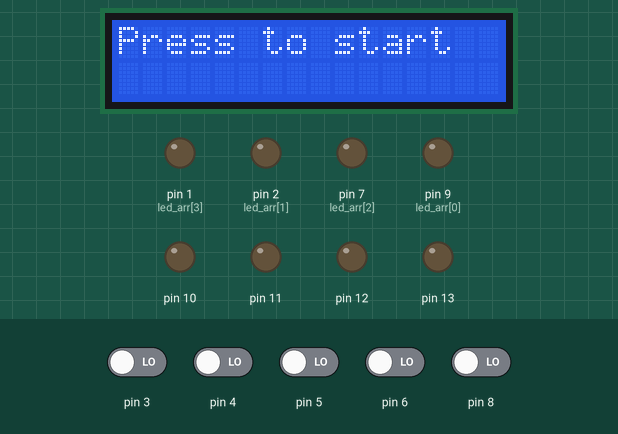
Simulated run of this sketch. Board: Arduino Uno, built with avr-gcc and run on an emulated ATmega328P. On the bench: 16×2 character LCD, output pins drawn as LEDs (lit = HIGH). The test bench sets the inputs (shaded band); at power-on: pin 3–6, pin 8 LOW. Random numbers use the default seed unless the sketch sets one.

Above: at 1.2 s.
1.3 s: pin 8 driven HIGH
At 3.3 s:
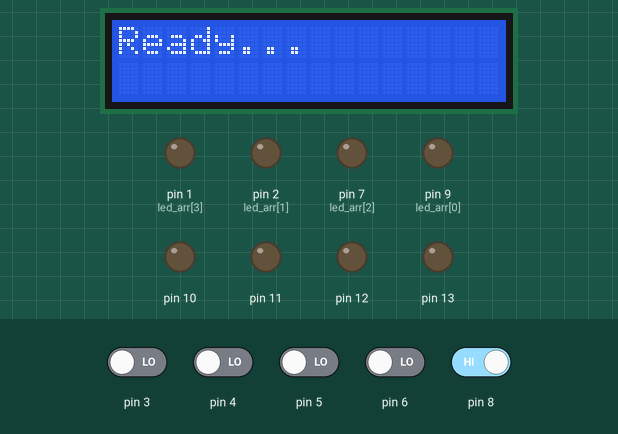
3.5 s: pin 4 driven HIGH
6.5 s: pin 5 driven HIGH
9.2 s: pin 5 driven LOW
At 12.1 s:
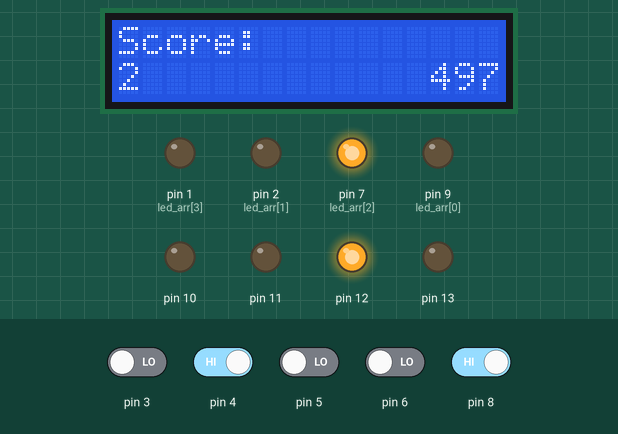
12.2 s: pin 4 driven LOW
At 14.2 s:
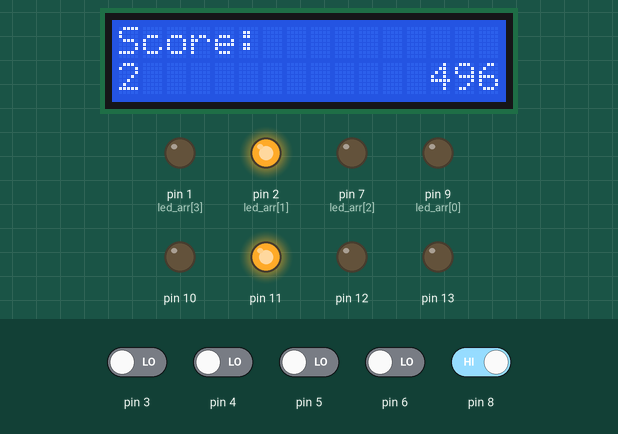
Timing chart, 0 to 29.3 s (numbered marks = the images above; inputs shaded):
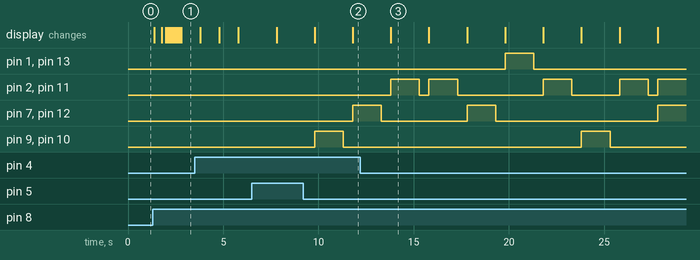

Measured:
- after the input at 1.3 s, the display: first changes after 0.07 s (image 1 shows a later state)
- after the input at 9.2 s, pin 7 (led_arr[2]), pin 12: LOW → HIGH after 2.6 s
- after the input at 12.2 s, pin 2 (led_arr[1]), pin 11: LOW → HIGH after 1.6 s, → LOW 1.5 s later, → HIGH 0.50 s later, → LOW 1.5 s later, … (9 changes in this stretch)

The sketch:

sketch_feb17a.ino
```cpp
// include the library code:
#include <LiquidCrystal.h>
#include <Entropy.h>

// initialize the library with the numbers of the interface pins
LiquidCrystal lcd(A4,A5,A0,A1,A2,A3);


int getHit(int a){
  if (digitalRead(a) == 1)
    return 1;
  else
    return 2;
}


int numPlaces (int n) {
    if (n < 10) return 1;
    if (n < 100) return 2;
    if (n < 1000) return 3;
}

void timerPrint(int a){
  int numSize = numPlaces(a);

  lcd.setCursor(15 - numSize,1);
  lcd.print(" ");
  lcd.setCursor(16 - numSize,1);
  lcd.print(a);

}

void begin_game(){
  Serial.println("Beginning game \n");
  lcd.clear();
  lcd.print("Ready...");
  delay(1000);
  lcd.clear();
  lcd.print("Set...");
  delay(1000);
  lcd.clear();
  lcd.print("GO!!!");
  delay(1000);
  lcd.clear();
}


int choose(String gameList[]){
  delay(400);
  //String gameList[] = {"Whack-a-mole","Laser Hold"};

  byte bar[]{
    B11111,
    B11111,
    B11111,
    B11111,
    B11111,
    B11111,
    B11111,
    B11111,
  };

  for (int i=0;i<8;i++) lcd.createChar(i, bar);

  int choice = 0;
  int duration = 0;
  int button = digitalRead(8);

  lcd.clear();
  lcd.print(gameList[choice]);

  while(true){
    button = digitalRead(8);

    if (button == 1){

    delay(200);

    button = digitalRead(8);
    lcd.setCursor(0,1);
      while (button == 1){
        button = digitalRead(8);
        duration += 1;

        lcd.write(byte(duration));

        if (duration == 17){
          lcd.clear();
          //lcd.print(gameList[choice] + " chosen!");
          return choice;
        }

        delay(50);
      }

      if (duration <= 1){
        choice+=1;
        if (choice > 1) choice = 0;
      }
      duration = 0;
      lcd.clear();
      lcd.print(gameList[choice]);
    }

  }
}

void end_game(){
  Serial.println("Ending game");
  lcd.clear();
  lcd.print("Continue?");
  lcd.setCursor(0,1);
  lcd.print("(Press button)");

  while(true){
    if (digitalRead(8) == 1){
      String a[] = {"Yes","No"};
      int x = choose(a);
      if (x==0){
        String b[] = {"Whack-a-mole","Laser Hold"};
        x = choose(b);
        if (x==0) whack_a_mole();
        if (x==1) laser_hold();
      }else{
        lcd.clear();
        lcd.print("Press to start");
        delay(400);
        return;
      }


    }

  }

}

void memorise_pattern(){ //I'll finish this game if we have time
  int i = 6;
  int a[5];
  int b[5];

  for (i-0;i<6;i++){
    a[i] = (int) random(0,4);
  }

  while(true){

  }
}

void laser_hold(){
  begin_game();

  digitalWrite(10, HIGH);
  digitalWrite(11,HIGH);

  int score1 = 0;
  int score2 = 0;

  lcd.setCursor(0,0);
  lcd.print("P1");
  lcd.setCursor(14,0);
  lcd.print("P2");

  while (score1<100 and score2<100){
    if (getHit(3) == 1) score1 += 1;
    if (getHit(4) == 1) score2 += 1;

    lcd.setCursor(0,1);
    lcd.print(score1);
    timerPrint(score2);

    delay(100);
  }

  lcd.clear();

  if (score1 >= 100){
    lcd.print("Player 1 wins!");
    delay(3000);
    end_game();
  }else if (score2 >= 100){
    lcd.print("Player 2 wins!");
    delay(3000);
    end_game();
  }else{
    lcd.print("Tie game!");
    delay(3000);
    end_game();
  }

}

void whack_a_mole(){

  begin_game();

  int timer = 500;

  int score = 0;
  lcd.setCursor(0,0);
  lcd.print("Score:");
  lcd.setCursor(0,1);
  lcd.print(score);
  lcd.setCursor(16 - numPlaces(timer),1);
  lcd.print(timer);

  int led_arr[]={9,2,7,1};

  while(timer > 0){
    int arr[]={0,0,0,0};


    int rand_num1 = (int) random(0,4);
    int control = (int) random(1,11);
    //Serial.println(control);
    int rand_num2 = rand_num1;
    int rand_num3 = rand_num1;
    int rand_num4 = rand_num1;

    if (control >= 9){ //chance for 2 moles to pop up at once
      rand_num2 = (int) random(0,4);

      control = (int) random(1,11);
      //Serial.println(control);
      if (control >= 8){ //3 moles
        rand_num3 = (int) random(0,4);
        rand_num4 = (int) random(0,4);
      }
    }

    if (arr[rand_num1] == 0){
      arr[rand_num1] == 1;
      digitalWrite(rand_num1 + 10,HIGH);
      digitalWrite(led_arr[rand_num1], HIGH);
    }


    if (arr[rand_num2] == 0){
      arr[rand_num2] = 1;
      digitalWrite(rand_num2 + 10,HIGH);
      digitalWrite(led_arr[rand_num2], HIGH);
    }

    if (arr[rand_num3] == 0){
      arr[rand_num3] = 1;
      digitalWrite(rand_num3 + 10,HIGH);
      digitalWrite(led_arr[rand_num3], HIGH);
    }

    if (arr[rand_num4] == 0){
      arr[rand_num4] = 1;
      digitalWrite(rand_num4 + 10,HIGH);
      digitalWrite(led_arr[rand_num4], HIGH);
    }


    for (int i=0;i<4;i++)
      Serial.print(arr[i]);
    Serial.print("\n");


    //for (int i = 0;i<2;i++){
    for(uint32_t t_initial = millis(); millis() - t_initial < 1500; ){
      for (int pin=3;pin<=6;pin++){ //this loop checks for any moles that have been hit

        if (getHit(pin) == arr[pin-3]){
          Serial.println("Mole hit on pin: " + (String)pin);

          score += 1;
          digitalWrite(pin+7,LOW);
          digitalWrite(led_arr[pin-3], LOW);
          arr[pin-3] = 0;

          for (int i=0;i<4;i++)
            Serial.print(arr[i]);
          Serial.print("\n");
        }

        if(millis()- t_initial == 1000){
          timer--;
          timerPrint(timer);
        }

      }

    }


    //}

    digitalWrite(10, LOW);
    digitalWrite(11,LOW);
    digitalWrite(12,LOW);
    digitalWrite(13,LOW);

    digitalWrite(9, LOW);
    digitalWrite(2, LOW);
    digitalWrite(7, LOW);
    digitalWrite(1, LOW);

    delay(500);
    timer--;
    timerPrint(timer);

    lcd.setCursor(0,1);
    lcd.print(score); //updates score

  }

  lcd.clear();
  lcd.print("TIME'S UP!");
  delay(2000);
  lcd.clear();
  lcd.print("Your score was:");
  lcd.setCursor(0,1);
  lcd.print(score);
  delay(6000);
  end_game();

}


void setup() {
  //Serial.begin(9600);

  // set up the LCD's number of columns and rows:
  lcd.begin(16, 2);
  // Print a message to the LCD.

  pinMode(8,INPUT);
  pinMode(10,OUTPUT);
  pinMode(11, OUTPUT);
  pinMode(12, OUTPUT);
  pinMode(13, OUTPUT);

  pinMode(9, OUTPUT);
  pinMode(2, OUTPUT);
  pinMode(7, OUTPUT);
  pinMode(1, OUTPUT);
  digitalWrite(1, LOW);

  String gameList[] = {"Whack-a-mole","Laser Hold"};

  Entropy.initialize();
  randomSeed(Entropy.random());

  lcd.print("Press to start");


}

void loop() {

  if (digitalRead(8) == HIGH){
    lcd.clear();
    String a[] = {"Whack-a-mole","Laser Hold"};
    int x = choose(a);

    if (x == 0) whack_a_mole();
    if (x == 1) laser_hold();
  }
  delay(100);
}
```
